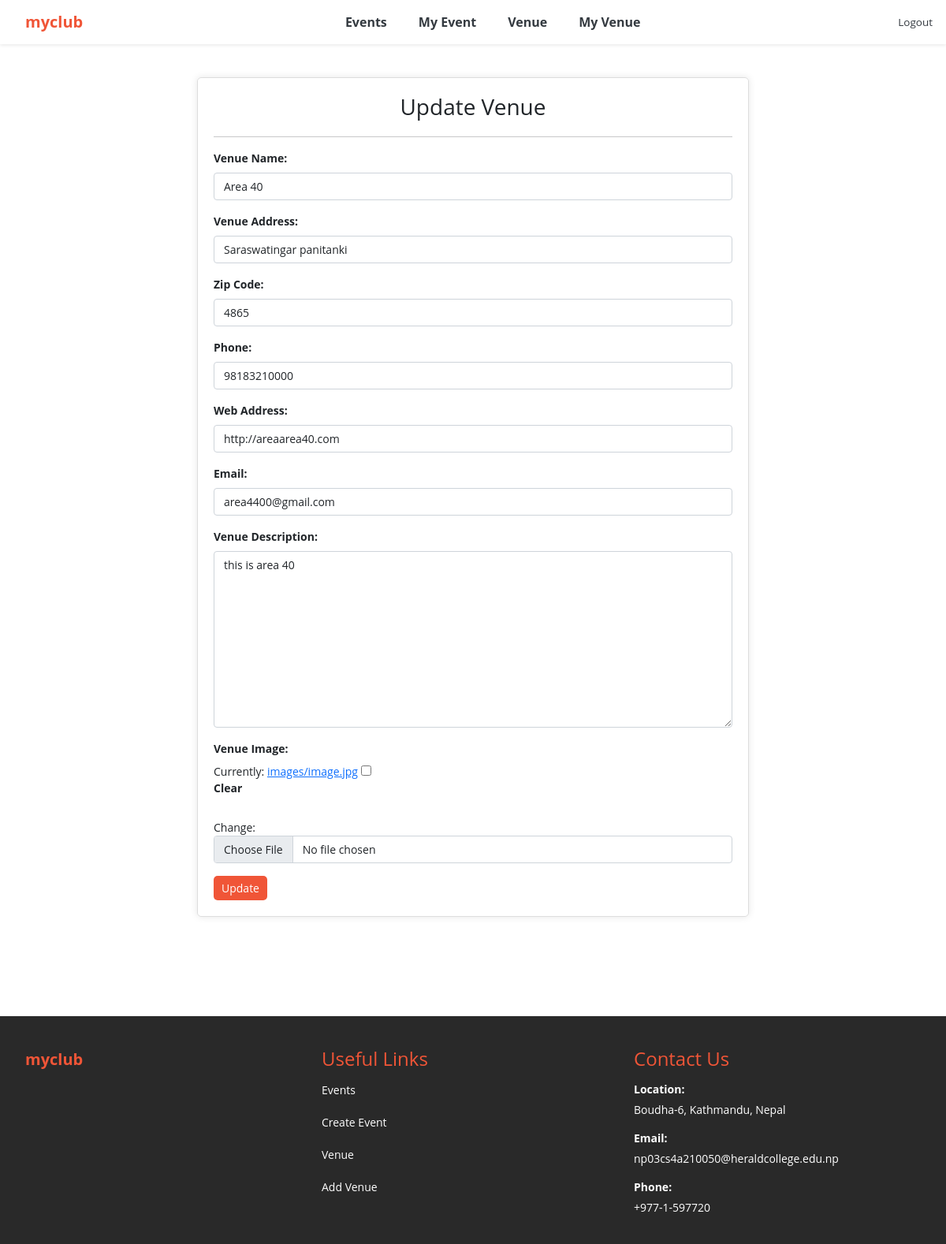
The app's page /update_venue/9 (signed in), older data.
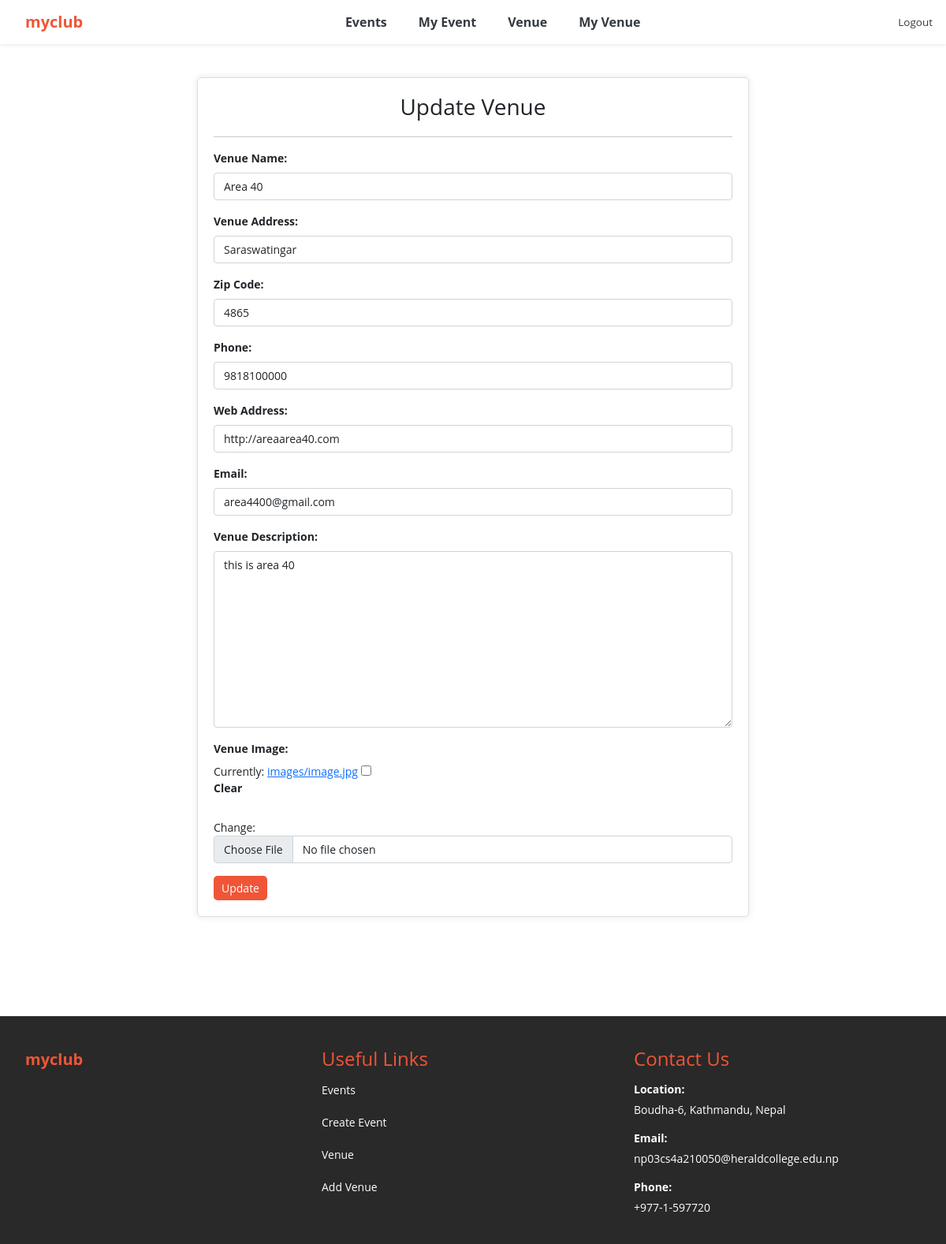
The same page, newer data.
### events/models.py (models this page shows, shortened)
class Venue(models.Model):
	name = models.CharField('Venue Name', max_length=120)
	address = models.CharField(max_length=300)
	zip_code = models.CharField('Zip Code', max_length=15)
	phone = models.CharField('Contact Phone', max_length=25, blank=True)
	web = models.URLField('Website Address', blank=True)
	email_address = models.EmailField('Email Address', blank=True)
	owner = models.IntegerField("Venue Owner", blank=False, default=1)
	venue_description = models.TextField(blank=True)
	venue_image = models.ImageField(null=True, blank=True, upload_to="images/")
	class Meta:
		ordering = ['name']

### events/views.py (the view)
# urls.py: path('update_venue/<venue_id>', views.update_venue, name='update-venue'),
def update_venue(request, venue_id):
	venue = Venue.objects.get(pk=venue_id)
	form = VenueForm(request.POST or None, request.FILES or None, instance=venue)
	if form.is_valid():
		form.save()
		messages.success(request, ("Your venue has been updated"))
		return redirect('my_venues')
	return render(request, 'events/update_venue.html',
		{'venue': venue, 'form':form})

### events/forms.py
class VenueForm(ModelForm):
	class Meta:
		model = Venue
		fields = ('name', 'address', 'zip_code', 'phone', 'web', 'email_address', 'venue_description', 'venue_image')
		labels = {
			'name': 'Venue Name',
			'address': 'Venue Address',
			'zip_code': 'Zip Code',
			'phone': 'Phone',
			'web': 'Web Address',
			'email_address': 'Email',
			'venue_description': 'Venue Description',
			'venue_image': 'Venue Image',
		}
		widgets = {
			'name': forms.TextInput(attrs={'class':'form-control'}),
			'address': forms.TextInput(attrs={'class':'form-control'}),
			'zip_code': forms.TextInput(attrs={'class':'form-control'}),
			'phone': forms.TextInput(attrs={'class':'form-control'}),
			'web': forms.TextInput(attrs={'class':'form-control'}),
			'email_address': forms.EmailInput(attrs={'class':'form-control'}),
			'venue_description': forms.Textarea(attrs={'class':'form-control'}),
			'venue_image': forms.ClearableFileInput(attrs={'class': 'form-control'}),
		}

### events/templates/events/update_venue.html (shortened to what this page needs)
{% extends 'events/base.html' %}
{% block content %}
	{% if user.is_authenticated %}
		{% if user.id == venue.owner %}
		<br>
			<div class="form-container">
				<div class="heading-container">
		            <h3>Update Venue</h3>
		        </div>
				<hr>
				<form action="" class="custom-form" method=POST enctype="multipart/form-data">
					{{ form.as_p }}
					<input type="submit" value="Update" class="btn btn-custom">
				</form>
			</div>
			<br>
		{% endif %}
	{% else %}
		<h4>Sorry! You must be logged in to view this page</h4>
		<a href="{% url 'login' %}">Login Here</a>
		<br><br><br><br>
		<br><br><br>
	{% endif %}
{% endblock %}

Row changes from the older to the newer data that the page shows:
changed Venue "Area 40": address "Saraswatingar panitanki" → "Saraswatingar"; phone "98183210000" → "9818100000"
